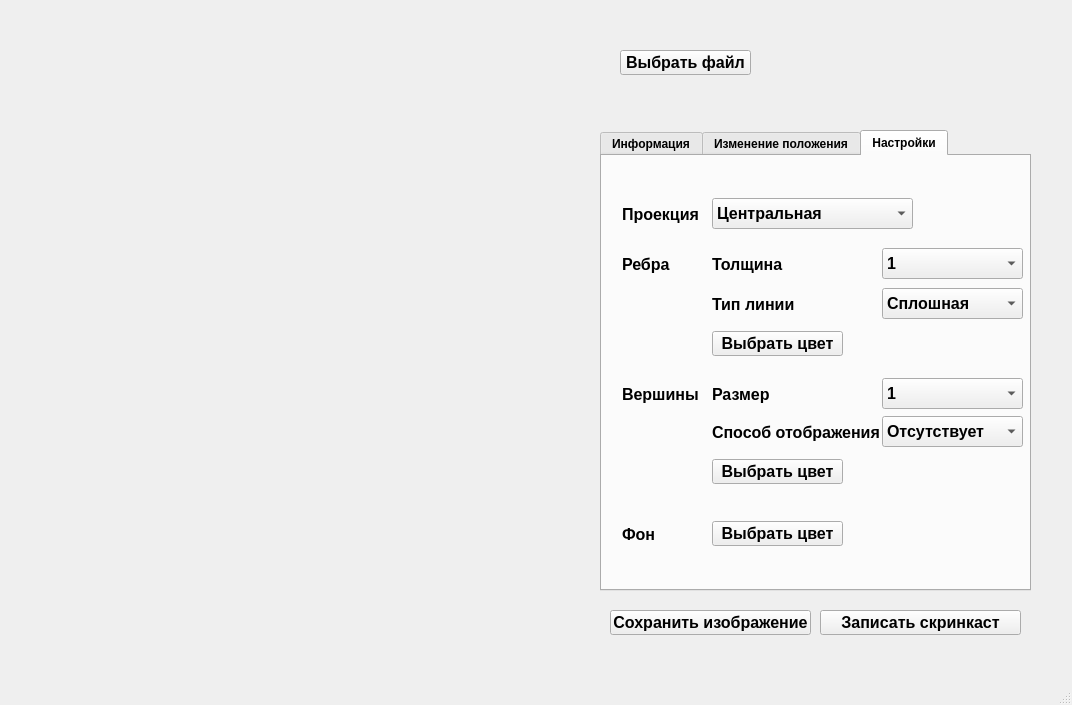
<?xml version="1.0" encoding="UTF-8"?>
<ui version="4.0">
 <class>MainWindow</class>
 <widget class="QMainWindow" name="MainWindow">
  <property name="geometry">
   <rect>
    <x>0</x>
    <y>0</y>
    <width>1072</width>
    <height>705</height>
   </rect>
  </property>
  <property name="windowTitle">
   <string>MainWindow</string>
  </property>
  <widget class="QWidget" name="centralwidget">
   <widget class="QPushButton" name="pushButton_file">
    <property name="geometry">
     <rect>
      <x>620</x>
      <y>50</y>
      <width>131</width>
      <height>25</height>
     </rect>
    </property>
    <property name="font">
     <font>
      <pointsize>12</pointsize>
      <bold>true</bold>
     </font>
    </property>
    <property name="text">
     <string>Выбрать файл</string>
    </property>
   </widget>
   <widget class="QLabel" name="error_file">
    <property name="geometry">
     <rect>
      <x>620</x>
      <y>90</y>
      <width>361</width>
      <height>17</height>
     </rect>
    </property>
    <property name="font">
     <font>
      <pointsize>12</pointsize>
      <italic>false</italic>
      <bold>true</bold>
     </font>
    </property>
    <property name="text">
     <string/>
    </property>
   </widget>
   <widget class="GlView" name="view_window" native="true">
    <property name="geometry">
     <rect>
      <x>19</x>
      <y>9</y>
      <width>561</width>
      <height>631</height>
     </rect>
    </property>
   </widget>
   <widget class="QTabWidget" name="tabWidget">
    <property name="geometry">
     <rect>
      <x>600</x>
      <y>130</y>
      <width>431</width>
      <height>461</height>
     </rect>
    </property>
    <property name="font">
     <font>
      <bold>true</bold>
     </font>
    </property>
    <property name="currentIndex">
     <number>2</number>
    </property>
    <property name="usesScrollButtons">
     <bool>true</bool>
    </property>
    <property name="tabsClosable">
     <bool>false</bool>
    </property>
    <property name="movable">
     <bool>false</bool>
    </property>
    <property name="tabBarAutoHide">
     <bool>false</bool>
    </property>
    <widget class="QWidget" name="tab_info">
     <attribute name="title">
      <string>Информация</string>
     </attribute>
     <widget class="QWidget" name="gridLayoutWidget">
      <property name="geometry">
       <rect>
        <x>20</x>
        <y>50</y>
        <width>391</width>
        <height>121</height>
       </rect>
      </property>
      <layout class="QGridLayout" name="gridLayout">
       <item row="1" column="0">
        <widget class="QLabel" name="label_3">
         <property name="font">
          <font>
           <pointsize>12</pointsize>
           <bold>true</bold>
          </font>
         </property>
         <property name="text">
          <string>Количество вершин</string>
         </property>
        </widget>
       </item>
       <item row="0" column="0">
        <widget class="QLabel" name="label_2">
         <property name="font">
          <font>
           <pointsize>12</pointsize>
           <bold>true</bold>
          </font>
         </property>
         <property name="text">
          <string>Имя файла</string>
         </property>
        </widget>
       </item>
       <item row="2" column="0">
        <widget class="QLabel" name="label_4">
         <property name="font">
          <font>
           <pointsize>12</pointsize>
           <bold>true</bold>
          </font>
         </property>
         <property name="text">
          <string>Количество ребер</string>
         </property>
        </widget>
       </item>
       <item row="0" column="1">
        <widget class="QLabel" name="file_name">
         <property name="font">
          <font>
           <pointsize>12</pointsize>
           <bold>true</bold>
          </font>
         </property>
         <property name="text">
          <string/>
         </property>
        </widget>
       </item>
       <item row="1" column="1">
        <widget class="QLabel" name="count_vertices">
         <property name="font">
          <font>
           <pointsize>12</pointsize>
           <bold>true</bold>
          </font>
         </property>
         <property name="text">
          <string/>
         </property>
        </widget>
       </item>
       <item row="2" column="1">
        <widget class="QLabel" name="count_edges">
         <property name="font">
          <font>
           <pointsize>12</pointsize>
           <bold>true</bold>
          </font>
         </property>
         <property name="text">
          <string/>
         </property>
        </widget>
       </item>
      </layout>
     </widget>
    </widget>
    <widget class="QWidget" name="tab_changes">
     <attribute name="title">
      <string>Изменение положения</string>
     </attribute>
     <widget class="QLabel" name="error_xyz_scale">
      <property name="geometry">
       <rect>
        <x>70</x>
        <y>300</y>
        <width>261</width>
        <height>17</height>
       </rect>
      </property>
      <property name="font">
       <font>
        <pointsize>12</pointsize>
        <italic>false</italic>
        <bold>true</bold>
       </font>
      </property>
      <property name="text">
       <string/>
      </property>
     </widget>
     <widget class="QWidget" name="gridLayoutWidget_2">
      <property name="geometry">
       <rect>
        <x>30</x>
        <y>30</y>
        <width>321</width>
        <height>80</height>
       </rect>
      </property>
      <layout class="QGridLayout" name="gridLayout_2">
       <item row="0" column="1">
        <widget class="QLineEdit" name="x_move">
         <property name="text">
          <string>0</string>
         </property>
        </widget>
       </item>
       <item row="0" column="2">
        <widget class="QLabel" name="label_y">
         <property name="font">
          <font>
           <pointsize>12</pointsize>
           <bold>true</bold>
          </font>
         </property>
         <property name="text">
          <string>Y</string>
         </property>
        </widget>
       </item>
       <item row="0" column="4">
        <widget class="QLabel" name="label_z">
         <property name="font">
          <font>
           <pointsize>12</pointsize>
           <bold>true</bold>
          </font>
         </property>
         <property name="text">
          <string>Z</string>
         </property>
        </widget>
       </item>
       <item row="0" column="0">
        <widget class="QLabel" name="label_x">
         <property name="font">
          <font>
           <pointsize>12</pointsize>
           <bold>true</bold>
          </font>
         </property>
         <property name="text">
          <string>X</string>
         </property>
        </widget>
       </item>
       <item row="0" column="3">
        <widget class="QLineEdit" name="y_move">
         <property name="text">
          <string>0</string>
         </property>
        </widget>
       </item>
       <item row="0" column="5">
        <widget class="QLineEdit" name="z_move">
         <property name="text">
          <string>0</string>
         </property>
        </widget>
       </item>
      </layout>
     </widget>
     <widget class="QPushButton" name="pushButton_move">
      <property name="geometry">
       <rect>
        <x>130</x>
        <y>100</y>
        <width>131</width>
        <height>25</height>
       </rect>
      </property>
      <property name="font">
       <font>
        <pointsize>12</pointsize>
        <bold>true</bold>
       </font>
      </property>
      <property name="text">
       <string>Переместить</string>
      </property>
     </widget>
     <widget class="QPushButton" name="pushButton_scale">
      <property name="geometry">
       <rect>
        <x>200</x>
        <y>260</y>
        <width>141</width>
        <height>25</height>
       </rect>
      </property>
      <property name="font">
       <font>
        <pointsize>12</pointsize>
        <bold>true</bold>
       </font>
      </property>
      <property name="text">
       <string>Масштабировать</string>
      </property>
     </widget>
     <widget class="QLineEdit" name="scale">
      <property name="geometry">
       <rect>
        <x>60</x>
        <y>260</y>
        <width>131</width>
        <height>25</height>
       </rect>
      </property>
      <property name="text">
       <string>1</string>
      </property>
     </widget>
     <widget class="QPushButton" name="pushButton_rotate">
      <property name="geometry">
       <rect>
        <x>130</x>
        <y>210</y>
        <width>131</width>
        <height>25</height>
       </rect>
      </property>
      <property name="font">
       <font>
        <pointsize>12</pointsize>
        <bold>true</bold>
       </font>
      </property>
      <property name="text">
       <string>Повернуть</string>
      </property>
     </widget>
     <widget class="QWidget" name="gridLayoutWidget_3">
      <property name="geometry">
       <rect>
        <x>30</x>
        <y>140</y>
        <width>321</width>
        <height>80</height>
       </rect>
      </property>
      <layout class="QGridLayout" name="gridLayout_3">
       <item row="0" column="1">
        <widget class="QLineEdit" name="x_rotate">
         <property name="text">
          <string>0</string>
         </property>
        </widget>
       </item>
       <item row="0" column="2">
        <widget class="QLabel" name="label_y_2">
         <property name="font">
          <font>
           <pointsize>12</pointsize>
           <bold>true</bold>
          </font>
         </property>
         <property name="text">
          <string>Y</string>
         </property>
        </widget>
       </item>
       <item row="0" column="4">
        <widget class="QLabel" name="label_z_2">
         <property name="font">
          <font>
           <pointsize>12</pointsize>
           <bold>true</bold>
          </font>
         </property>
         <property name="text">
          <string>Z</string>
         </property>
        </widget>
       </item>
       <item row="0" column="0">
        <widget class="QLabel" name="label_x_2">
         <property name="font">
          <font>
           <pointsize>12</pointsize>
           <bold>true</bold>
          </font>
         </property>
         <property name="text">
          <string>X</string>
         </property>
        </widget>
       </item>
       <item row="0" column="3">
        <widget class="QLineEdit" name="y_rotate">
         <property name="text">
          <string>0</string>
         </property>
        </widget>
       </item>
       <item row="0" column="5">
        <widget class="QLineEdit" name="z_rotate">
         <property name="text">
          <string>0</string>
         </property>
        </widget>
       </item>
      </layout>
     </widget>
    </widget>
    <widget class="QWidget" name="tab_settings">
     <attribute name="title">
      <string>Настройки</string>
     </attribute>
     <widget class="QLabel" name="label_5">
      <property name="geometry">
       <rect>
        <x>20</x>
        <y>40</y>
        <width>121</width>
        <height>36</height>
       </rect>
      </property>
      <property name="font">
       <font>
        <pointsize>12</pointsize>
        <bold>true</bold>
       </font>
      </property>
      <property name="text">
       <string>Проекция</string>
      </property>
     </widget>
     <widget class="QComboBox" name="projection_type">
      <property name="geometry">
       <rect>
        <x>110</x>
        <y>42</y>
        <width>201</width>
        <height>31</height>
       </rect>
      </property>
      <property name="font">
       <font>
        <pointsize>12</pointsize>
        <bold>true</bold>
       </font>
      </property>
      <item>
       <property name="text">
        <string>Центральная</string>
       </property>
      </item>
      <item>
       <property name="text">
        <string>Параллельная</string>
       </property>
      </item>
     </widget>
     <widget class="QLabel" name="label_6">
      <property name="geometry">
       <rect>
        <x>20</x>
        <y>90</y>
        <width>121</width>
        <height>36</height>
       </rect>
      </property>
      <property name="font">
       <font>
        <pointsize>12</pointsize>
        <bold>true</bold>
       </font>
      </property>
      <property name="text">
       <string>Ребра</string>
      </property>
     </widget>
     <widget class="QLabel" name="label_7">
      <property name="geometry">
       <rect>
        <x>110</x>
        <y>90</y>
        <width>121</width>
        <height>36</height>
       </rect>
      </property>
      <property name="font">
       <font>
        <pointsize>12</pointsize>
        <bold>true</bold>
       </font>
      </property>
      <property name="text">
       <string>Толщина</string>
      </property>
     </widget>
     <widget class="QComboBox" name="line_type">
      <property name="geometry">
       <rect>
        <x>280</x>
        <y>132</y>
        <width>141</width>
        <height>31</height>
       </rect>
      </property>
      <property name="font">
       <font>
        <pointsize>12</pointsize>
        <bold>true</bold>
       </font>
      </property>
      <item>
       <property name="text">
        <string>Сплошная</string>
       </property>
      </item>
      <item>
       <property name="text">
        <string>Пунктирная</string>
       </property>
      </item>
     </widget>
     <widget class="QLabel" name="label_8">
      <property name="geometry">
       <rect>
        <x>110</x>
        <y>130</y>
        <width>121</width>
        <height>36</height>
       </rect>
      </property>
      <property name="font">
       <font>
        <pointsize>12</pointsize>
        <bold>true</bold>
       </font>
      </property>
      <property name="text">
       <string>Тип линии</string>
      </property>
     </widget>
     <widget class="QComboBox" name="vertices_type">
      <property name="geometry">
       <rect>
        <x>280</x>
        <y>260</y>
        <width>141</width>
        <height>31</height>
       </rect>
      </property>
      <property name="font">
       <font>
        <pointsize>12</pointsize>
        <bold>true</bold>
       </font>
      </property>
      <item>
       <property name="text">
        <string>Отсутствует</string>
       </property>
      </item>
      <item>
       <property name="text">
        <string>Круг</string>
       </property>
      </item>
      <item>
       <property name="text">
        <string>Квадрат</string>
       </property>
      </item>
     </widget>
     <widget class="QLabel" name="label_9">
      <property name="geometry">
       <rect>
        <x>110</x>
        <y>258</y>
        <width>171</width>
        <height>36</height>
       </rect>
      </property>
      <property name="font">
       <font>
        <pointsize>12</pointsize>
        <bold>true</bold>
       </font>
      </property>
      <property name="text">
       <string>Способ отображения</string>
      </property>
     </widget>
     <widget class="QLabel" name="label_10">
      <property name="geometry">
       <rect>
        <x>20</x>
        <y>220</y>
        <width>121</width>
        <height>36</height>
       </rect>
      </property>
      <property name="font">
       <font>
        <pointsize>12</pointsize>
        <bold>true</bold>
       </font>
      </property>
      <property name="text">
       <string>Вершины</string>
      </property>
     </widget>
     <widget class="QLabel" name="label_11">
      <property name="geometry">
       <rect>
        <x>110</x>
        <y>220</y>
        <width>121</width>
        <height>36</height>
       </rect>
      </property>
      <property name="font">
       <font>
        <pointsize>12</pointsize>
        <bold>true</bold>
       </font>
      </property>
      <property name="text">
       <string>Размер</string>
      </property>
     </widget>
     <widget class="QComboBox" name="width_edge">
      <property name="geometry">
       <rect>
        <x>280</x>
        <y>92</y>
        <width>141</width>
        <height>31</height>
       </rect>
      </property>
      <property name="font">
       <font>
        <pointsize>12</pointsize>
        <bold>true</bold>
       </font>
      </property>
      <item>
       <property name="text">
        <string>1</string>
       </property>
      </item>
      <item>
       <property name="text">
        <string>2</string>
       </property>
      </item>
      <item>
       <property name="text">
        <string>3</string>
       </property>
      </item>
      <item>
       <property name="text">
        <string>4</string>
       </property>
      </item>
      <item>
       <property name="text">
        <string>5</string>
       </property>
      </item>
     </widget>
     <widget class="QComboBox" name="size_vertices">
      <property name="geometry">
       <rect>
        <x>280</x>
        <y>222</y>
        <width>141</width>
        <height>31</height>
       </rect>
      </property>
      <property name="font">
       <font>
        <pointsize>12</pointsize>
        <bold>true</bold>
       </font>
      </property>
      <item>
       <property name="text">
        <string>1</string>
       </property>
      </item>
      <item>
       <property name="text">
        <string>2</string>
       </property>
      </item>
      <item>
       <property name="text">
        <string>3</string>
       </property>
      </item>
      <item>
       <property name="text">
        <string>4</string>
       </property>
      </item>
      <item>
       <property name="text">
        <string>5</string>
       </property>
      </item>
     </widget>
     <widget class="QPushButton" name="pushButton_color_edges">
      <property name="geometry">
       <rect>
        <x>110</x>
        <y>175</y>
        <width>131</width>
        <height>25</height>
       </rect>
      </property>
      <property name="font">
       <font>
        <pointsize>12</pointsize>
        <bold>true</bold>
       </font>
      </property>
      <property name="text">
       <string>Выбрать цвет</string>
      </property>
     </widget>
     <widget class="QPushButton" name="pushButton_color_vertices">
      <property name="geometry">
       <rect>
        <x>110</x>
        <y>303</y>
        <width>131</width>
        <height>25</height>
       </rect>
      </property>
      <property name="font">
       <font>
        <pointsize>12</pointsize>
        <bold>true</bold>
       </font>
      </property>
      <property name="text">
       <string>Выбрать цвет</string>
      </property>
     </widget>
     <widget class="QLabel" name="label_12">
      <property name="geometry">
       <rect>
        <x>20</x>
        <y>360</y>
        <width>121</width>
        <height>36</height>
       </rect>
      </property>
      <property name="font">
       <font>
        <pointsize>12</pointsize>
        <bold>true</bold>
       </font>
      </property>
      <property name="text">
       <string>Фон</string>
      </property>
     </widget>
     <widget class="QPushButton" name="pushButton_color_back">
      <property name="geometry">
       <rect>
        <x>110</x>
        <y>365</y>
        <width>131</width>
        <height>25</height>
       </rect>
      </property>
      <property name="font">
       <font>
        <pointsize>12</pointsize>
        <bold>true</bold>
       </font>
      </property>
      <property name="text">
       <string>Выбрать цвет</string>
      </property>
     </widget>
    </widget>
   </widget>
   <widget class="QPushButton" name="pushButton_save_image">
    <property name="geometry">
     <rect>
      <x>610</x>
      <y>610</y>
      <width>201</width>
      <height>25</height>
     </rect>
    </property>
    <property name="font">
     <font>
      <pointsize>12</pointsize>
      <bold>true</bold>
     </font>
    </property>
    <property name="text">
     <string>Сохранить изображение</string>
    </property>
   </widget>
   <widget class="QPushButton" name="pushButton_make_screencast">
    <property name="geometry">
     <rect>
      <x>820</x>
      <y>610</y>
      <width>201</width>
      <height>25</height>
     </rect>
    </property>
    <property name="font">
     <font>
      <pointsize>12</pointsize>
      <bold>true</bold>
     </font>
    </property>
    <property name="text">
     <string>Записать скринкаст</string>
    </property>
   </widget>
  </widget>
  <widget class="QMenuBar" name="menubar">
   <property name="geometry">
    <rect>
     <x>0</x>
     <y>0</y>
     <width>1072</width>
     <height>22</height>
    </rect>
   </property>
  </widget>
  <widget class="QStatusBar" name="statusbar"/>
 </widget>
 <customwidgets>
  <customwidget>
   <class>GlView</class>
   <extends>QWidget</extends>
   <header>../../../../src/view/glview.h</header>
   <container>1</container>
  </customwidget>
 </customwidgets>
 <resources/>
 <connections/>
</ui>
